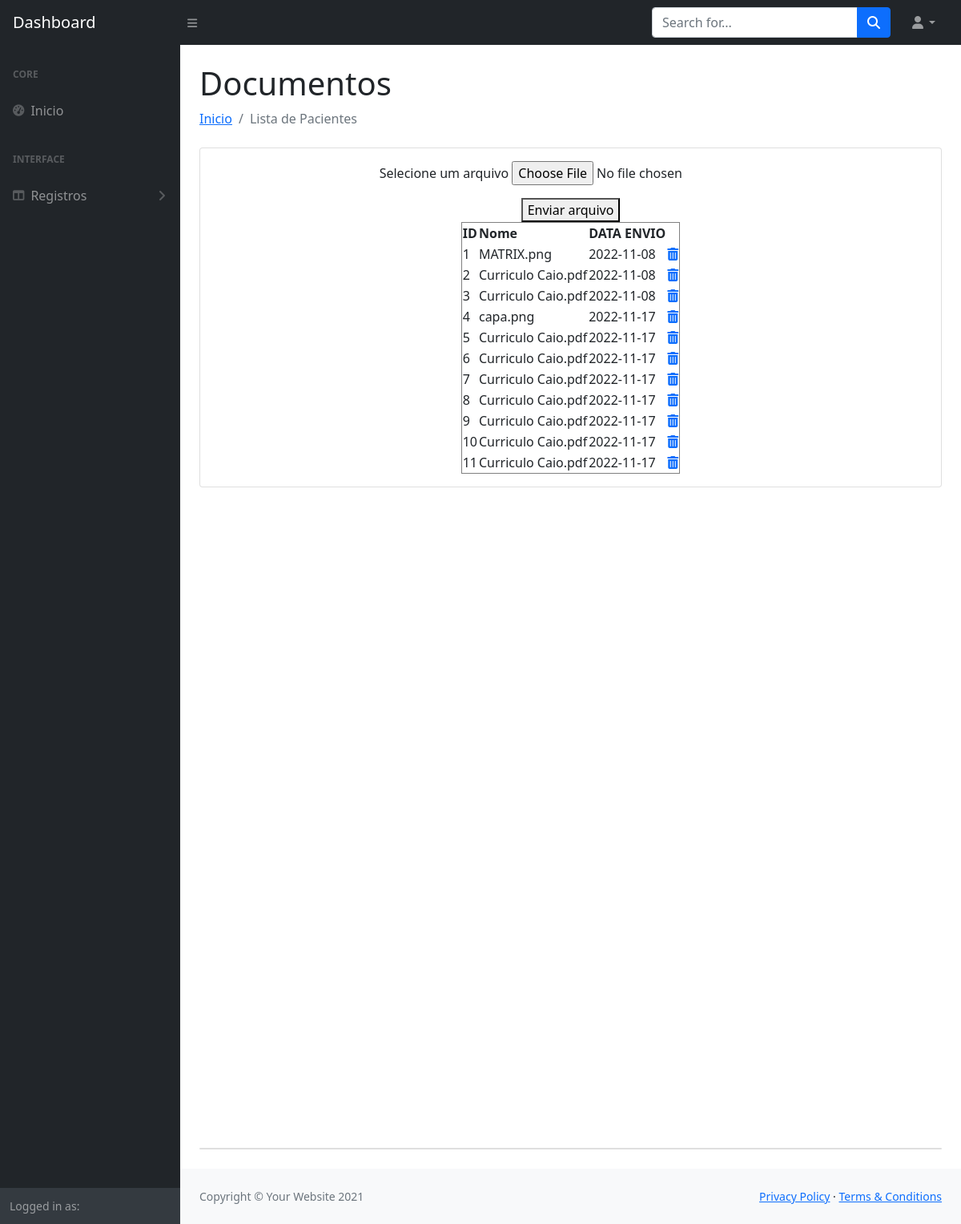
/dist/docs.php, run on the app's committed database.
### tables this page shows
CREATE TABLE `capa` (
  `id_capa` int(50) NOT NULL,
  `path` varchar(250) NOT NULL,
  `data_envio` date NOT NULL DEFAULT current_timestamp(),
  `nome` varchar(50) NOT NULL
);

### dist/docs.php (the view, shortened to what this page needs)
<!DOCTYPE html>
<html lang="en">
<head>
    <link href="css/styles.css" rel="stylesheet" />
</head>
<body>
    <nav class="sb-topnav navbar navbar-expand navbar-dark bg-dark">
        <a class="navbar-brand ps-3" href="inicio.php">Dashboard</a>
        <button class="btn btn-link btn-sm order-1 order-lg-0 me-4 me-lg-0" id="sidebarToggle" href="#!"><i class="fas fa-bars"></i></button>
        <form class="d-none d-md-inline-block form-inline ms-auto me-0 me-md-3 my-2 my-md-0">
            <div class="input-group">
                <input class="form-control" type="text" placeholder="Search for..." aria-label="Search for..." aria-describedby="btnNavbarSearch" />
                <button class="btn btn-primary" id="btnNavbarSearch" type="button"><i class="fas fa-search"></i></button>
            </div>
        </form>
        <form method="POST" enctype="multipart/form-data" action="docs.php">
        <ul class="navbar-nav ms-auto ms-md-0 me-3 me-lg-4">
            <li class="nav-item dropdown">
                <a class="nav-link dropdown-toggle" id="navbarDropdown" href="#" role="button" data-bs-toggle="dropdown" aria-expanded="false"><i class="fas fa-user fa-fw"></i></a>
            </li>
        </ul>
    </nav>
    <div id="layoutSidenav">
        <div id="layoutSidenav_nav">
            <nav class="sb-sidenav accordion sb-sidenav-dark" id="sidenavAccordion">
                <div class="sb-sidenav-menu">
                    <div class="nav">
                        <div class="sb-sidenav-menu-heading">Core</div>
                        <a class="nav-link" href="inicio.php">
                            <div class="sb-nav-link-icon"><i class="fas fa-tachometer-alt"></i></div>
                            Inicio
                        </a>
                        <div class="sb-sidenav-menu-heading">Interface</div>
                        <a class="nav-link collapsed" href="#" data-bs-toggle="collapse" data-bs-target="#collapseLayouts" aria-expanded="false" aria-controls="collapseLayouts">
                            <div class="sb-nav-link-icon"><i class="fas fa-columns"></i></div>
                            Registros
                            <div class="sb-sidenav-collapse-arrow"><i class="fas fa-angle-down"></i></div>
                        </a>
                    </div>
                </div>
                <div class="sb-sidenav-footer">
                    <div class="small">Logged in as:</div>
                </div>
            </nav>
        </div>
        <div id="layoutSidenav_content">
            <main>
                <div class="container-fluid px-4">
                    <h1 class="mt-4">Documentos</h1>
                    <ol class="breadcrumb mb-4">
                        <li class="breadcrumb-item"><a href="inicio.php">Inicio</a></li>
                        <li class="breadcrumb-item active">Lista de Pacientes </li>
                    </ol>
                    <div class="card mb-4">
                        <div class="card-body">
                            <center>
                            <p><label for="">Selecione um arquivo</label>
            <input name="arquivo" type="file">
        </p>
        <button name="upload" type="submit" value="escolha">Enviar arquivo</button>
                                <table border="1">
                                    <thead>
                                        <th>ID</th>
                                        <th>Nome</th>
                                        <th>DATA ENVIO</th>
                                    </thead>
                                    <?php
                                    include('conecta.php');
                                    $dados = mysqli_query($conexao, "SELECT * FROM `capa`");
                                    while ($item = mysqli_fetch_assoc($dados)) {
                                    ?>
                                        <tr>
                                            <td><?= $item['id_capa'] ?></td>
                                            <td><?= $item['nome'] ?></td>
                                            <td><?= $item['data_envio'] ?></td>
                                            <td onclick="verifica('<?= $item["id_capa"]; ?>')"><a href="#"><i class="fa fa-trash"></a></td>
                                        </tr>
                                    <?php } ?>
                                </table>
                            </center>
                        </div>
                    </div>
                    <div style="height: 100vh"></div>
                    <div class="card mb-4">
                    </div>
            </main>
            <footer class="py-4 bg-light mt-auto">
                <div class="container-fluid px-4">
                    <div class="d-flex align-items-center justify-content-between small">
                        <div class="text-muted">Copyright &copy; Your Website 2021</div>
                        <div>
                            <a href="#">Privacy Policy</a>
                            &middot;
                            <a href="#">Terms &amp; Conditions</a>
                        </div>
                    </div>
                </div>
            </footer>
        </div>
    </div>
</body>
</html>

### data on the page
capa: id_capa "1", nome "MATRIX.png", data_envio "2022-11-08"
capa: id_capa "2", nome "Curriculo Caio.pdf", data_envio "2022-11-08"
capa: id_capa "3", nome "Curriculo Caio.pdf", data_envio "2022-11-08"
capa: id_capa "4", nome "capa.png", data_envio "2022-11-17"
capa: id_capa "5", nome "Curriculo Caio.pdf", data_envio "2022-11-17"
capa: id_capa "6", nome "Curriculo Caio.pdf", data_envio "2022-11-17"
capa: id_capa "7", nome "Curriculo Caio.pdf", data_envio "2022-11-17"
capa: id_capa "8", nome "Curriculo Caio.pdf", data_envio "2022-11-17"
capa: id_capa "9", nome "Curriculo Caio.pdf", data_envio "2022-11-17"
capa: id_capa "10", nome "Curriculo Caio.pdf", data_envio "2022-11-17"
capa: id_capa "11", nome "Curriculo Caio.pdf", data_envio "2022-11-17"
